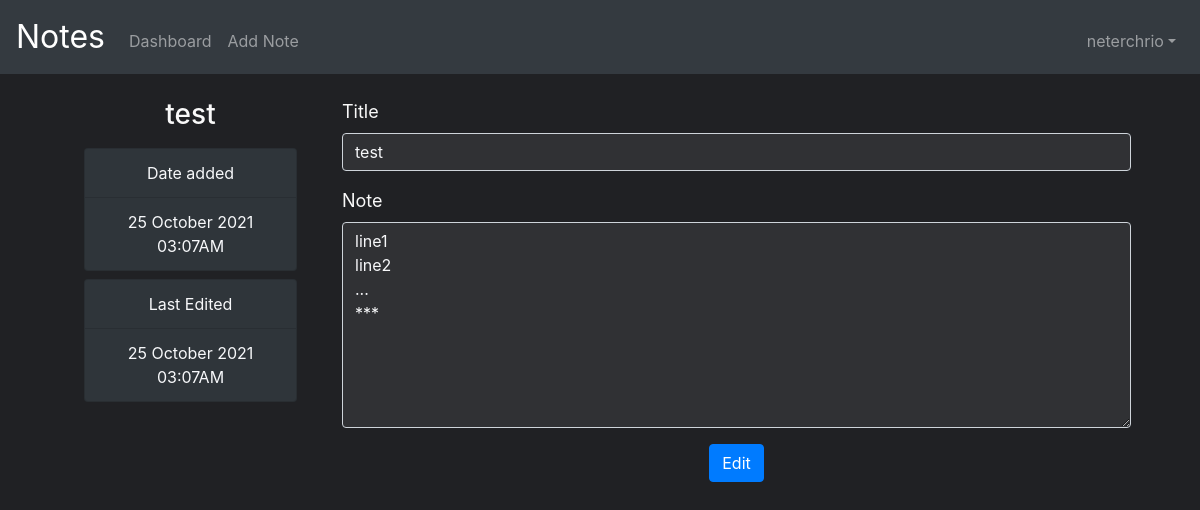
Page /view?noteid=da117302-907c-4546-9a15-c971cac045e2 (signed in) on the committed database.
### tables this page shows
CREATE TABLE notes( 
noteid TEXT,
Userid INTEGER,
title TEXT NOT NULL,
note TEXT NOT NULL,
creation DATE DEFAULT (DATETIME('now','localtime')),
edited DATE DEFAULT (DATETIME('now','localtime')),
PRIMARY KEY(noteid),
FOREIGN KEY(Userid) REFERENCES users(id)
);

### app.py (the view)
@app.route("/view", methods=["GET", "POST"])
@login_required
def view():
    if request.method == "POST":
        if request.form['noteid_edit'] != request.args['noteid']:
            return apology("Bad Request")
        db.execute(
            "UPDATE notes SET title = ? ,note = ?,edited = (DATETIME('now','localtime')) WHERE noteid = ?",
            request.form.get('noteTitle'),
            request.form.get('NoteContent'),
            request.form.get('noteid_edit')
        )
        flash(u'Note Edited', 'info')
        return redirect(request.url)
    else:
        noteid = request.args['noteid']
        data = db.execute(
                "SELECT noteid, title, note, creation, edited FROM notes WHERE Userid = ?",
                session["user_id"]
            )
        flag = False
        for row in data:
            if noteid == row['noteid']:
                fdata = row
                flag = True
        if flag == False:
            return apology("Bad Request")
        return render_template("view.html", fdata = fdata)

### app.py (called while the page is built)
@app.after_request
def after_request(response):
    response.headers["Cache-Control"] = "no-cache, no-store, must-revalidate"
    response.headers["Expires"] = 0
    response.headers["Pragma"] = "no-cache"
    return response

### helpers.py (called while the page is built)
def login_required(f):
    @wraps(f)
    def decorated_function(*args, **kwargs):
        if session.get("user_id") is None:
            return redirect("/login")
        return f(*args, **kwargs)
    return decorated_function

def longDateTime(input):
    date_time = list(map(int,re.split('-| |:', input)))
    dt_tm = datetime.datetime(date_time[0], date_time[1], date_time[2], date_time[3], date_time[4], date_time[5])
    return(dt_tm.strftime("%d %B %Y %I:%M%p"))

### templates/view.html (shortened to what this page needs)
{% extends "layout.html" %}
{% block main %}
<div class="container-fluid">
    <div class="row">
        <div class="col-md-3 col-sm-12 pb-3">
            <div class="container" id="noteinfo">
                <div class="row">
                    <div class="col-12">
                        <h3>{{fdata['title']}}</h3>
                    </div>
                </div>
                <div class="row mt-2">
                    <div class="col-12">
                        <ul class="list-group">
                            <li class="list-group-item">Date added</li>
                            <li class="list-group-item">{{fdata['creation'] | longDateTime}}</li>
                        </ul>
                    </div>
                </div>
                <div class="row mt-2">
                    <div class="col-12">
                        <ul class="list-group">
                            <li class="list-group-item">Last Edited</li>
                            <li class="list-group-item">{{fdata['edited'] | longDateTime}}</li>
                        </ul>
                    </div>
                </div>
            </div>
        </div>
        <div class="col-md-9 col-sm-12">
            <form action="#" method="post">
                <div class="form-group leftText">
                    <label for="noteTitle">Title</label>
                    <input class="form-control" name="noteTitle" type="text" autocomplete="off"
                        value="{{fdata['title']}}">
                </div>
                <div class="form-group leftText">
                    <label for="NoteContent">Note</label>
                    <textarea class="form-control" id='resize-ta' name="NoteContent" rows="8" type="text">{{fdata['note']}}</textarea>
                </div>
                <button class="btn btn-primary" type="submit" name="noteid_edit"
                    value="{{ fdata['noteid'] }}">Edit</button>
            </form>
        </div>
    </div>
</div>
{% endblock %}

### static/styles.css (style rules this page uses)
body { background: #202124; }
p, label, h1, h3, h2, ul>li { color: #F9F9F9; }
.leftText { text-align: left; }
label { font-size: large; }
.form-control, .form-control:focus { color :#F7F8FA ; background-color: #303134 ; }
.dropdown-item:hover, .list-group-item { color: #F7F8FA; background-color: #2F353A; }
#noteinfo { text-align: center; }
textarea.form-control { resize: vertical; max-height: 800px; line-height: 24px; }

### rows in the picture
notes: title "test", creation|longDateTime "25 October 2021 03:07AM", edited|longDateTime "25 October 2021 03:07AM", noteTitle "test", NoteContent "line1 line2 ... ***"

### other values in the picture
{{ session['username'] }} "neterchrio"
